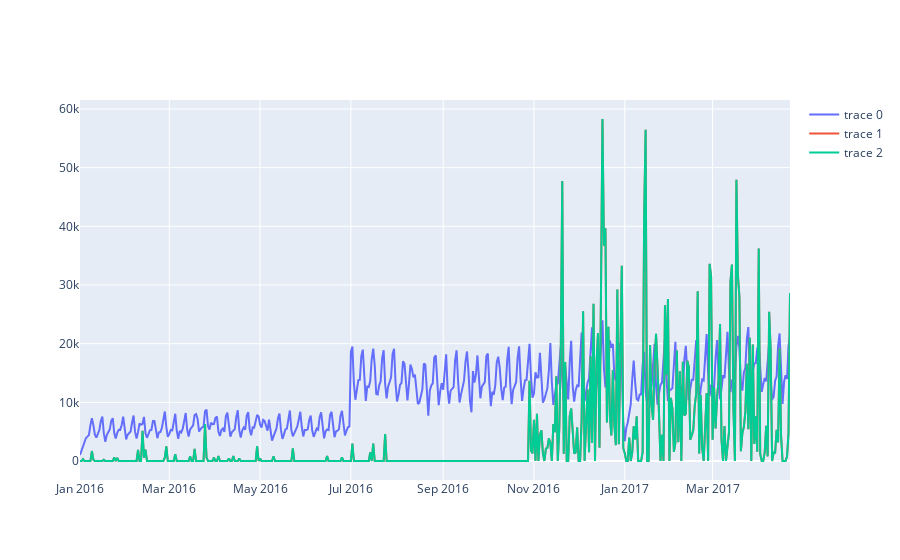

Notebook source saved alongside this figure:
### Code cell
fig

### Figure 1 — Plotly figure (JSON) as saved in the notebook; plotly's stock layout.template omitted (floating-point values rounded to 4 significant figures; data arrays with more than 128 entries replaced by an {"elided": "..."} marker saying what was removed)
{"data": [{"type": "scatter", "x": {"elided": "478 str values"}, "y": {"elided": "478 int values"}}, {"type": "scatter", "x": {"elided": "478 str values"}, "y": {"elided": "478 int values"}}, {"text": "Reservations", "type": "scatter", "x": {"elided": "478 str values"}, "y": {"elided": "478 int values"}}], "layout": {}}
